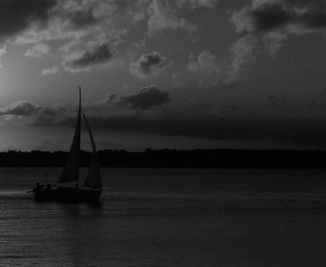
%> input picture exerciciosAula3GabrielMarilia/letraB/jacare.jpg, 326 x 267 px
$ octave equalizado.m   (GNU Octave 9; MATLAB toolbox functions it lacks are replaced by stand-ins)
%> lines starting %> are read from the running program, lines starting %| are printed output that depends on the picture
imagem = imread('jacare.jpg');
%> imagem is the input picture: size 267x326x3 uint8; min 1, max 167, mean 48.1

linha = size(imagem, 1);
%> linha = 267
coluna = size(imagem,2);
%> coluna = 326
rmin = min(min(imagem));
%> rmin = [1 1 1]
 rmax = max(max(imagem));
%> rmax = [167 167 167]
figure
imshow(imagem);
L = 256;
for i=1:linha
  for j=1:coluna
    pixAtual = imagem(i,j);
    matriz(i,j) = uint8(double((double(pixAtual) - double(rmin))/(double(rmax) - double(rmin))) * (double(L) - 1));
  endfor
endfor
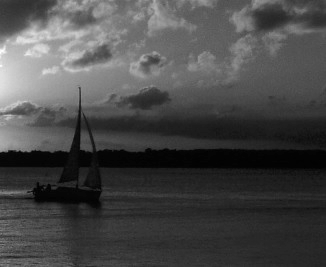
%> matriz: size 267x326 uint8; min 0, max 255, mean 72.3
figure
imshow(matriz);

for m=1:L
  tabelaNl(1,m) = 0;
endfor
  for i=1:linha
  for j=1:coluna
    pixAtual = matriz(i,j);
    tabelaNl(1,pixAtual+1) = tabelaNl(1,pixAtual+1) +1 ;
  endfor
endfor
%> after the loop, tabelaNl = 256 values, max 2616 at index 41, min 0 at index 2, mean 340

  for i=1:linha
  for j=1:coluna

  soma = 0;
   for y =1: matriz(i,j)
    nl =  tabelaNl(1,y);
    soma = soma+nl;
   endfor

  equalizada(i,j) = uint8(double((double(L) - 1) / (double(double(linha) * double(coluna))))   * double(soma) );
  endfor
  endfor
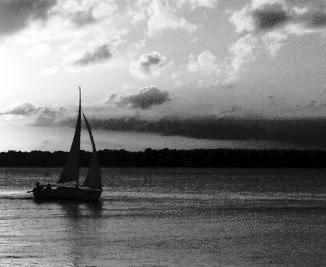
%> equalizada: size 267x326 uint8; min 0, max 255, mean 125.9

figure
imshow(equalizada);
